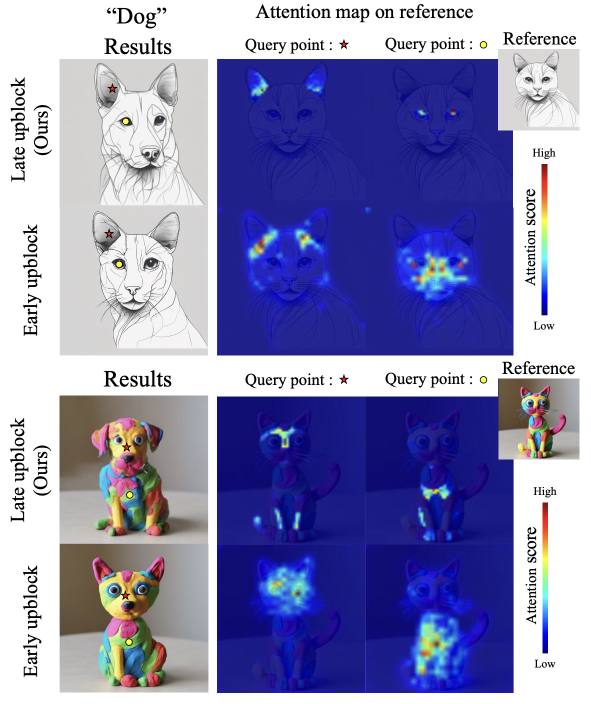
#> input picture Visual-Style/assets/git_image/attention_map.png, 1182 x 1408 px (shown at 1/2 size)
$ python dirRez.py Visual-Style/assets/git_image out   (older library calls are emulated)
#> lines starting #> are read from the running program, lines starting #| are printed output that depends on the picture
from PIL import Image
import argparse
import os

def enlarge_and_crop_directory(input_dir, output_dir, target_size=(1024, 1024)):
    """
    Enlarge and crop all images in a directory and save them to another directory.

    Args:
    - input_dir (str): Path to the input directory containing images.
    - output_dir (str): Path where the output images will be saved.
    - target_size (tuple): Desired output size as (width, height).
    """
#> called with input_dir = 'Visual-Style/assets/git_image', output_dir = 'out', target_size = (1024, 1024)
    # Ensure output directory exists
    if not os.path.exists(output_dir):
        os.makedirs(output_dir)

    # List all files in the input directory
    for file_name in os.listdir(input_dir):
        input_path = os.path.join(input_dir, file_name)

        # Skip directories and non-image files
        if os.path.isdir(input_path) or not file_name.lower().endswith(('.png', '.jpg', '.jpeg', '.bmp', '.gif')):
            continue

        # Open the original image
        img = Image.open(input_path)
#> img is the input picture: PIL image 1182x1408 RGBA; mean R, G, B, A 137.7, 137.3, 182.6, 255

        # Calculate the scale factor, ensuring the smallest side is scaled to the target size
        scale_factor = max(target_size[0] / img.size[0], target_size[1] / img.size[1])
#> scale_factor = 0.866

        # Calculate new size to maintain aspect ratio
        new_size = (int(img.size[0] * scale_factor), int(img.size[1] * scale_factor))
#> new_size = (1024, 1219)

        # Resize the image
        img_resized = img.resize(new_size, Image.ANTIALIAS)
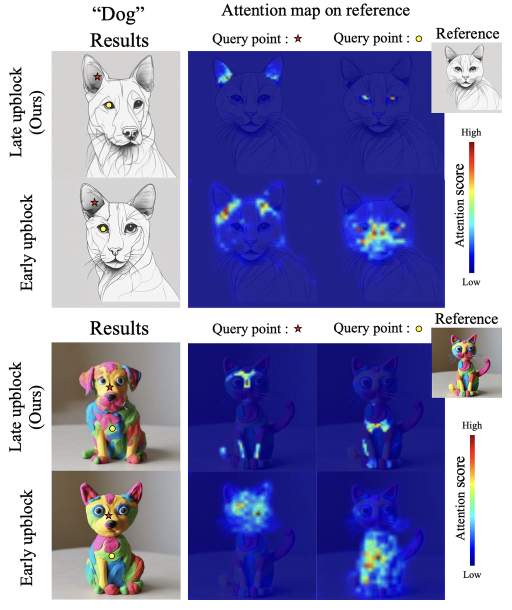
#> img_resized: PIL image 1024x1219 RGBA (shown at 1/2 size); mean R, G, B, A 137.6, 137.3, 182.6, 255

        # Calculate coordinates for cropping to the target size
        left = (img_resized.width - target_size[0]) / 2
#> left = 0
        top = (img_resized.height - target_size[1]) / 2
#> top = 97.5
        right = (img_resized.width + target_size[0]) / 2
#> right = 1024
        bottom = (img_resized.height + target_size[1]) / 2
#> bottom = 1121.5

        # Crop the image
        img_cropped = img_resized.crop((left, top, right, bottom))
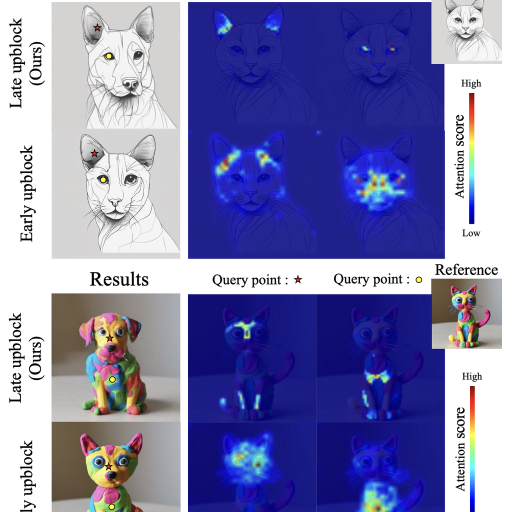
#> img_cropped: PIL image 1024x1024 RGBA (shown at 1/2 size); mean R, G, B, A 127.7, 127.1, 176.8, 255

        # Construct the output path
        output_path = os.path.join(output_dir, file_name)

        # Save the cropped image
        img_cropped.save(output_path)
#> pass 2 of the loop in enlarge_and_crop_directory, `for file_name in os.listdir(input_dir):`:
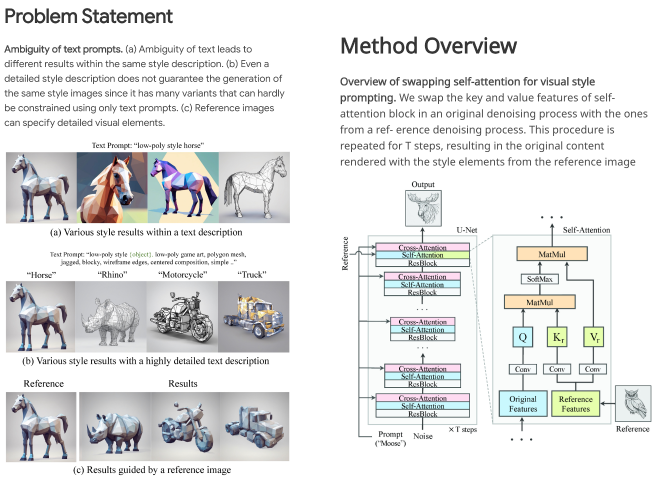
#> input picture Visual-Style/assets/git_image/teaser.png, 1316 x 958 px (shown at 1/2 size)
#> in enlarge_and_crop_directory, img is the input picture: PIL image 1316x958 RGBA; mean R, G, B, A 196.7, 197.2, 197.1, 223.2
#> in enlarge_and_crop_directory, `img_resized = img.resize(new_size, Image.ANTIALIAS)`:
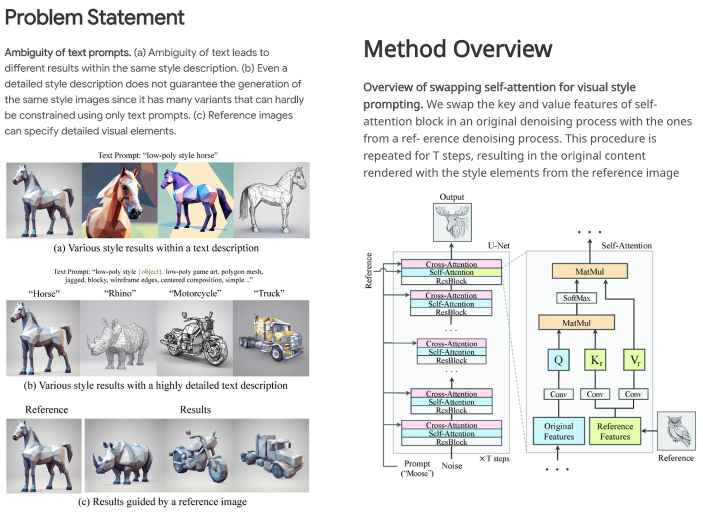
#> img_resized: PIL image 1406x1023 RGBA (shown at 1/2 size); mean R, G, B, A 197.1, 197.7, 197.6, 223.2; transparent parts drawn white
#> in enlarge_and_crop_directory, `img_cropped = img_resized.crop((left, top, right, bottom))`:
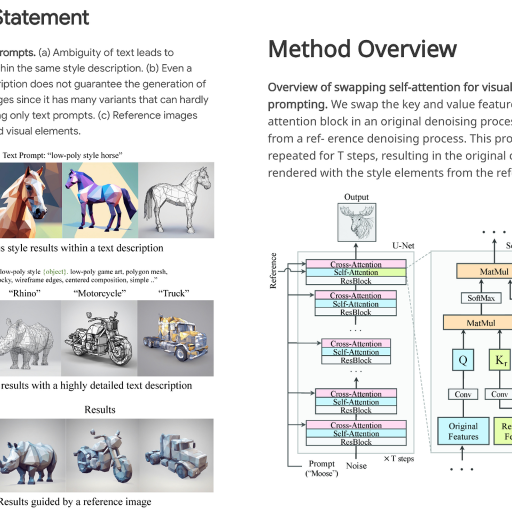
#> img_cropped: PIL image 1024x1024 RGBA (shown at 1/2 size); mean R, G, B, A 190.9, 191.5, 191.5, 217.5; transparent parts drawn white
#> pass 3 of the loop in enlarge_and_crop_directory, `for file_name in os.listdir(input_dir):`:
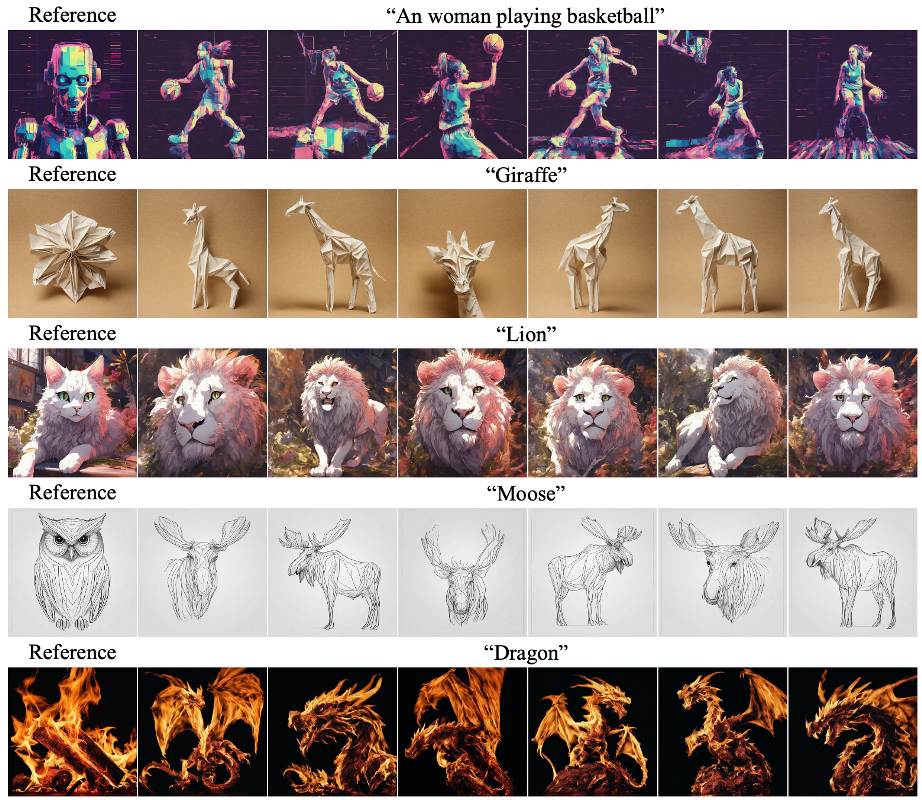
#> input picture Visual-Style/assets/git_image/vsp.png, 922 x 800 px
#> in enlarge_and_crop_directory, img is the input picture: PIL image 922x800 RGBA; mean R, G, B, A 156.7, 138.9, 133.1, 253.9
#> in enlarge_and_crop_directory, `img_resized = img.resize(new_size, Image.ANTIALIAS)`:
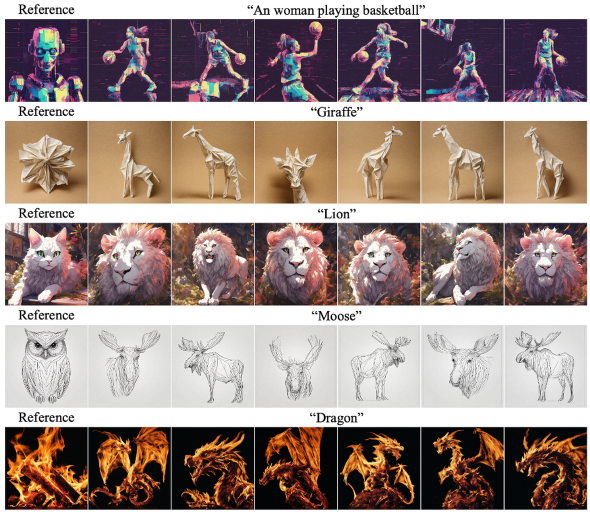
#> img_resized: PIL image 1180x1024 RGBA (shown at 1/2 size); mean R, G, B, A 156.7, 138.9, 133.1, 253.8; transparent parts drawn white
#> in enlarge_and_crop_directory, `img_cropped = img_resized.crop((left, top, right, bottom))`:
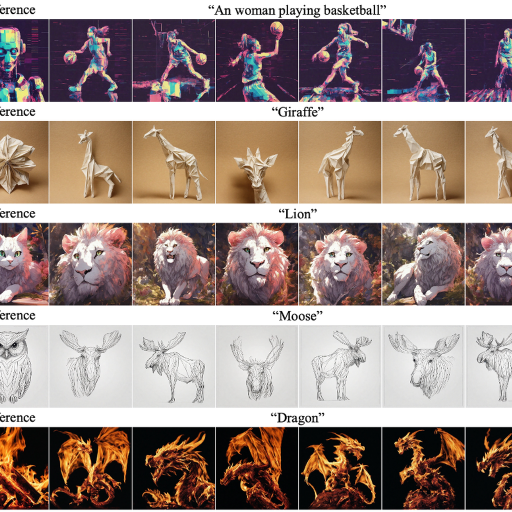
#> img_cropped: PIL image 1024x1024 RGBA (shown at 1/2 size); mean R, G, B, A 155.9, 138.2, 132.1, 254.6; transparent parts drawn white

def main():
    parser = argparse.ArgumentParser(description='Enlarge and crop images in a directory.')
    parser.add_argument('input_dir', type=str, help='Path to the input directory containing images.')
    parser.add_argument('output_dir', type=str, help='Path where the output images will be saved.')
    #parser.add_argument('--width', type=int, default=1024, help='Width of the output images.')
    #parser.add_argument('--height', type=int, default=1024, help='Height of the output images.')

    args = parser.parse_args()

    #target_size = (args.width, args.height)
    enlarge_and_crop_directory(args.input_dir, args.output_dir)

if __name__ == '__main__':
    main()
